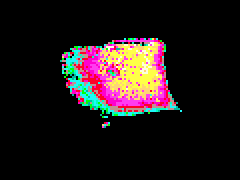
#> input picture calibration/time_average/colorimg/1600_11.bmp, 120 x 90 px, given in place of img_0.bmp, which was not available (shown 2 times larger)
$ python 3Dhist.py
#> lines starting #> are read from the running program, lines starting #| are printed output that depends on the picture; pictures that were not available may be replaced by others from this repository, and a replacement may not be noted
import os
from PIL import Image
import numpy as np
import matplotlib.pyplot as plt
import matplotlib.cm as cm
from mpl_toolkits.mplot3d import Axes3D

def save_3D_hist(RGB, color, filter, laser_power, layer, isSave=False):

    x = np.ones_like(RGB)
    for i in range(1, count):
        x[h*w*i:] = i
    x = np.delete(x, np.where(RGB<20))
    y = np.delete(R,np.where(RGB<20))
    print(x.shape)
    print(y.shape)


    # 日本語表示の有効化
    from matplotlib import rcParams
    rcParams['font.family'] = 'sans-serif'
    rcParams['font.sans-serif'] = ['Hiragino Maru Gothic Pro', 'Yu Gothic', 'Meirio', 'Takao', 'IPAexGothic', 'IPAPGothic', 'Noto Sans CJK JP']


    plt.style.use('ggplot')
    plt.rcParams["axes.facecolor"] = 'white'

    # hist, xedges, yedges = np.histogram2d(x, y, bins=[count, 100], range=[[0, 4], [0, 4]])
    hist, xedges, yedges = np.histogram2d(x, y, bins=[count, 100])
    # Construct arrays for the anchor positions of the 16 bars.
    xpos, ypos = np.meshgrid(xedges[:-1] + 0.25, yedges[:-1] + 0.25, indexing="ij")
    xpos = xpos.ravel()
    ypos = ypos.ravel()
    zpos = 0
    dx = dy = 0.5
    dz = hist.ravel()
    fig = plt.figure(figsize=(5,5))
    ax = fig.add_subplot(111, projection='3d')
    # [8 lines of commented-out code are left out]
    ax.bar3d(xpos, ypos, zpos, dx, dy, dz, zsort='average', color=color)

    # colourMap = plt.cm.ScalarMappable(cmap=plt.cm.rainbow_r)
    # colourMap.set_array(Z)
    # colBar = plt.colorbar(colourMap).set_label('log\u2081\u2080(Population)')

    # 表示範囲の設定
    ax.set_xlim(0, count)
    ax.set_ylim(15, 256)
    ax.set_zlim(0, 200)

    # 軸ラベルの設定
    ax.set_xlabel("フレーム")
    if color == "red":
        ax.set_ylabel("R")
    elif color == "green":
        ax.set_ylabel("G")
    elif color == "blue":
        ax.set_ylabel("B")
    ax.set_zlabel("ピクセル数")

    # タイトル設定
    fig.subplots_adjust(bottom=0.2)
    title = 'フィルタ：' + filter + '/レーザ出力：' + str(laser_power) + ' W'
    fig.text(0.2, 0.02, title, fontsize=12)

    ax.view_init(elev=55,azim=310)

    # plt.show()

    if isSave:
        os.makedirs("/Users/paix/Documents/Research/M2打ち合わせ/第8回打ち合わせ資料/histgram1/" + filter + "/" + str(laser_power) + "/", exist_ok=True)
        fig.savefig("/Users/paix/Documents/Research/M2打ち合わせ/第8回打ち合わせ資料/histgram1/" + filter + "/" + str(laser_power) + "/" + color + ".png")
        plt.close


if __name__ == '__main__':

    print("filter:")
    # filternum = input()
    # filter = '83'
    filters = (["f4-g16", "f4-g24"])
    print("laser power:")
    # laser_power = input()
    laser_powers = (["1400", "1600", "2000"])
    print("layer:")
    # layer = input()
    layers = (["1", "5", "11"])
    # for filter, laser_power, layer in zip(filters, laser_powers, layers):
    for filter in filters:
        for laser_power in range(1400,1900,100):

            # for filter in (["83", "84", "84-2", "85"]):
            #     for laser_power in range(1200, 2200, 200):
            path = "/Users/paix/Desktop/Python_lab/frame_data/20210706/after_projection/" + filter + "/" + str(laser_power) + "/"
            print(path)
            files = os.listdir(path)
            count = len(files)
            print(count)
            img = np.array(Image.open(path + "img_0.bmp"))
#> img is the input picture: shape (90, 120, 3); mean R, G, B 32.6, 23.9, 23.8
            h,w,l=img.shape
#> h = 90; w = 120; l = 3
            R = np.reshape(img[:,:,0], h*w)
#> R = 10800 values, max 255 at index 2348, min 0 at index 0, mean 32.63
            G = np.reshape(img[:,:,1], h*w)
#> G = 10800 values, max 255 at index 2344, min 0 at index 0, mean 23.86
            B = np.reshape(img[:,:,2], h*w)
#> B = 10800 values, max 255 at index 2595, min 0 at index 0, mean 23.78

            for i in range(1,count):
                img = np.array(Image.open(path + "img_" + str(i) + ".bmp"))
                h,w,l=img.shape
                # h, w= img.shape
                R = np.append(R, np.reshape(img[:,:,0], h*w))
                G = np.append(G, np.reshape(img[:,:,1], h*w))
                B = np.append(B, np.reshape(img[:,:,2], h*w))
            # print(R.shape)
            save_3D_hist(R, "red", filter, laser_power, 0, isSave=True)
#> in save_3D_hist, `x = np.delete(x, np.where(RGB<20))`: x = 1551 values from 1 to 1
#> in save_3D_hist, `y = np.delete(R,np.where(RGB<20))`: y = 1551 values, max 255 at index 2, min 30 at index 0, mean 227.2
#| (1551,)
#| (1551,)
#> in save_3D_hist, `hist, xedges, yedges = np.histogram2d(x, y, bins=[count, 100])`: xedges = [0.5, 1.5]; yedges = 101 values from 30 to 255
#> in save_3D_hist, `dz = hist.ravel()`: dz = 100 values, max 1235 at index 99, min 0 at index 1, mean 15.51
#> in save_3D_hist, `fig.savefig("/Users/paix/Documents/Research/M2打ち合わせ/第8回打ち合わせ資料/histgra..`:
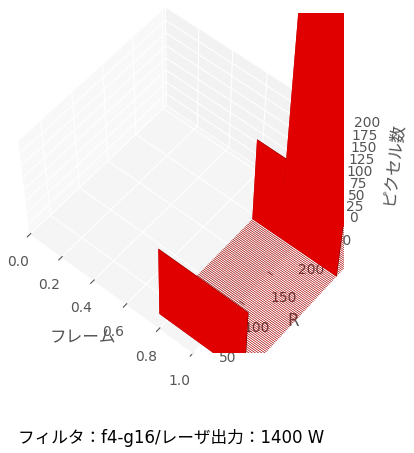
#> figure drawn by matplotlib, 1 panel
            save_3D_hist(G, "green", filter, laser_power, 0, isSave=True)
#> call 2 of save_3D_hist, with RGB = array of shape (10800,), color = 'green', filter = 'f4-g16', laser_power = 1400, layer = 0, isSave = True
#> in save_3D_hist (call 2), `x = np.delete(x, np.where(RGB<20))`: x = 1333 values from 1 to 1
#> in save_3D_hist (call 2), `y = np.delete(R,np.where(RGB<20))`: y = 1333 values, max 255 at index 7, min 0 at index 1, mean 188.3
#| (1333,)
#| (1333,)
#> in save_3D_hist (call 2), `hist, xedges, yedges = np.histogram2d(x, y, bins=[count, 100])`: yedges = 101 values from 0 to 255
#> in save_3D_hist (call 2), `dz = hist.ravel()`: dz = 100 values, max 837 at index 99, min 0 at index 1, mean 13.33
#> in save_3D_hist (call 2), `fig.savefig("/Users/paix/Documents/Research/M2打ち合わせ/第8回打ち合わせ資料/histgra..`:
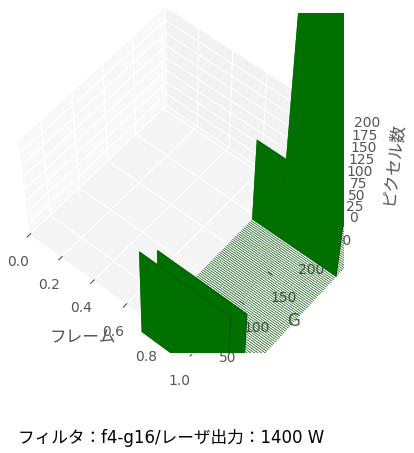
#> figure drawn by matplotlib, 1 panel
            save_3D_hist(B, "blue", filter, laser_power, 0, isSave=True)
#> call 3 of save_3D_hist, with RGB = array of shape (10800,), color = 'blue', filter = 'f4-g16', laser_power = 1400, layer = 0, isSave = True
#> in save_3D_hist (call 3), `x = np.delete(x, np.where(RGB<20))`: x = 1678 values from 1 to 1
#> in save_3D_hist (call 3), `y = np.delete(R,np.where(RGB<20))`: y = 1678 values, max 255 at index 3, min 0 at index 1, mean 210
#| (1678,)
#| (1678,)
#> in save_3D_hist (call 3), `dz = hist.ravel()`: dz = 100 values, max 1235 at index 99, min 0 at index 1, mean 16.78
#> in save_3D_hist (call 3), `fig.savefig("/Users/paix/Documents/Research/M2打ち合わせ/第8回打ち合わせ資料/histgra..`:
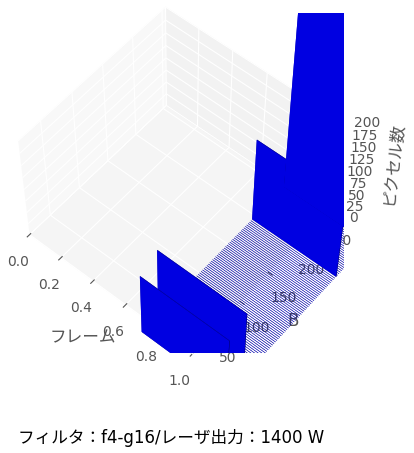
#> figure drawn by matplotlib, 1 panel
#> (the run stopped early here; a loop or call above may not have finished)

$ run again, on calibration/time_average/colorimg/CMOS_1400_B.bmp
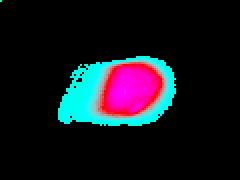
#> input picture calibration/time_average/colorimg/CMOS_1400_B.bmp, 120 x 90 px, given in place of img_0.bmp, which was not available (shown 2 times larger)
#> img is the input picture: shape (90, 120, 3); mean R, G, B 19.5, 21.4, 29.1
#> R = 10800 values, max 255 at index 3902, min 0 at index 0, mean 19.47
#> G = 10800 values, max 255 at index 0, min 0 at index 1, mean 21.43
#> B = 10800 values, max 255 at index 3677, min 0 at index 1, mean 29.13
#> in save_3D_hist, `x = np.delete(x, np.where(RGB<20))`: x = 1028 values from 1 to 1
#> y = 1028 values, max 255 at index 49, min 30 at index 0, mean 204.2
#| (1028,)
#| (1028,)
#> xedges = [0.5, 1.5]; yedges = 101 values from 30 to 255
#> dz = 100 values, max 575 at index 99, min 0 at index 1, mean 10.28
#> in save_3D_hist (call 2), `x = np.delete(x, np.where(RGB<20))`: x = 1049 values from 1 to 1
#> y = 1049 values, max 255 at index 438, min 0 at index 0, mean 61.24
#| (1049,)
#| (1049,)
#> yedges = 101 values from 0 to 255
#> dz = 100 values, max 548 at index 0, min 0 at index 1, mean 10.49
#> in save_3D_hist (call 2), `fig.savefig("/Users/paix/Documents/Research/M2打ち合わせ/第8回打ち合わせ資料/histgra..`:
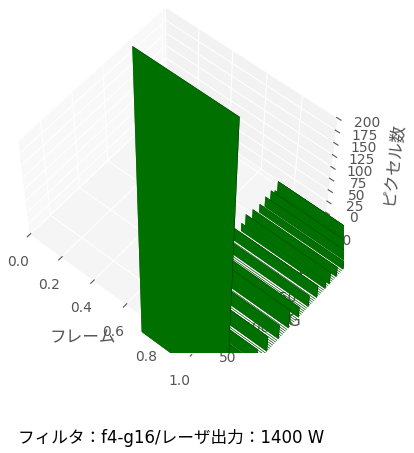
#> figure drawn by matplotlib, 1 panel
#> in save_3D_hist (call 3), `x = np.delete(x, np.where(RGB<20))`: x = 1585 values from 1 to 1
#> y = 1585 values, max 255 at index 103, min 0 at index 0, mean 126.8
#| (1585,)
#| (1585,)
#> dz = 100 values, max 548 at index 0, min 0 at index 1, mean 15.85
#> in save_3D_hist (call 3), `fig.savefig("/Users/paix/Documents/Research/M2打ち合わせ/第8回打ち合わせ資料/histgra..`:
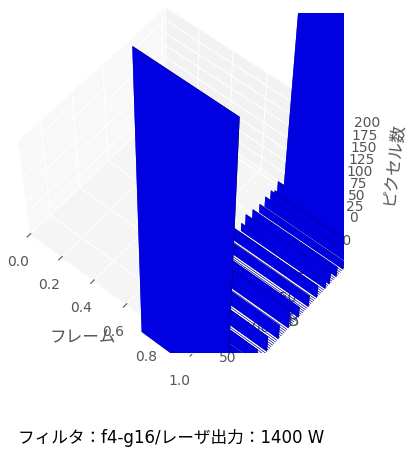
#> figure drawn by matplotlib, 1 panel
